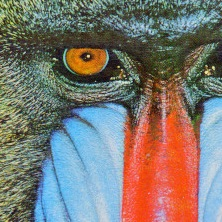
#> input picture FinalVersionProject/testedImages/crop.jpg, 222 x 222 px, found by its file name
$ python ColorQuantization.py   (Python 2 division)   (older library calls are emulated)
#> lines starting #> are read from the running program, lines starting #| are printed output that depends on the picture
from pylab import imread,imshow,figure,show,subplot
import random
import scipy
from PIL import Image
from numpy import reshape
import numpy as np
import math
import matplotlib.pyplot as plt
from scipy.cluster.vq import kmeans,vq, kmeans2

img = imread('C:/Users/katia/PycharmProjects/FinalVersionProject/testedImages/crop.jpg')
#> img is the input picture: shape (222, 222, 3); mean R, G, B 125.2, 119.4, 112.4

Outfile=open('C:/Users/katia/PycharmProjects/FinalVersionProject/csvDataset/completeDataset.txt', 'w')
Outfile1=open('C:/Users/katia/PycharmProjects/FinalVersionProject/csvDataset/classiColore.txt', 'w')

n_clusters = 5


def recreate_image(codebook, labels, w, h):
    """Recreate the (compressed) image from the code book & labels"""
    d = codebook.shape[1]
    image = np.zeros((w, h, d))
    label_idx = 0
    for i in range(w):
        for j in range(h):
            image[i][j] = codebook[labels[label_idx]]
            label_idx += 1
    return image

image = np.array(img, dtype=np.float64) / 255

# Load Image and transform to a 2D numpy array.
w, h, d = original_shape = tuple(image.shape)
#> w = 222; h = 222; d = 3; original_shape = (222, 222, 3)
assert d == 3
image_array = np.reshape(image, (w * h, d))


# reshaping the pixels matrix
pixel = reshape(img,(img.shape[0]*img.shape[1],3))

# performing the clustering
centroids,_ = kmeans2(image_array.astype("float"),n_clusters)
#> centroids = [[0.543, 0.749, 0.884], [0.648, 0.669, 0.618], [0.249, 0.256, 0.199], [0.43, 0.49, 0.443], [0.878, 0.365, 0.218]]

# quantization
qnt,_ = vq(image_array,centroids)


compressedImg = recreate_image(centroids, qnt, w, h)
#> after the loop in recreate_image, `for i in range(w):`:
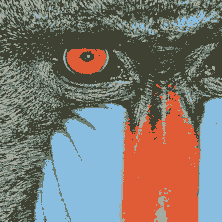
#> image: shape (222, 222, 3) float64; mean of channels 0, 1, 2 0.494, 0.473, 0.446; drawn as R, G, B
#> after the loop in recreate_image, `for i in range(w):`: label_idx = 49284
#plotClustered = np.reshape(compressedImg,(w*h,d))
rescaled = (255.0 / compressedImg.max() * (compressedImg - compressedImg.min())).astype(np.uint8)
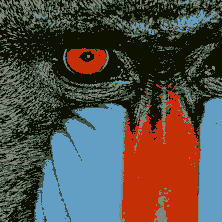
#> rescaled: shape (222, 222, 3); mean of channels 0, 1, 2 84.8, 78.3, 70.9; drawn as R, G, B
test = Image.fromarray(rescaled)
#test.save("baboon.jpeg")
pixel1 = reshape(test,(img.shape[0]*img.shape[1],3))


#scrittura su txt/csv
id = 0
cluster = 0

fullList = list()

for j in pixel:
    list1 = list()
    list1 = [j[0], j[1], j[2], qnt[cluster]]
    fullList.append(list1)
    cluster = cluster+1
#> this loop made 49284 passes
#> list1 on passes 1 to 3: [61, 80, 25, 2], [115, 133, 83, 3], [191, 206, 165, 1]
#> after the loop, cluster = 49284; fullList = 49284 items

randomize = reshape(fullList,(img.shape[0]*img.shape[1],4))

#random.shuffle(randomize)
for i in randomize:
#> (the run stopped early here; a loop or call above may not have finished)

$ run again, with FinalVersionProject/testedImages/4.2.03.jpg copied over FinalVersionProject/testedImages/crop.jpg
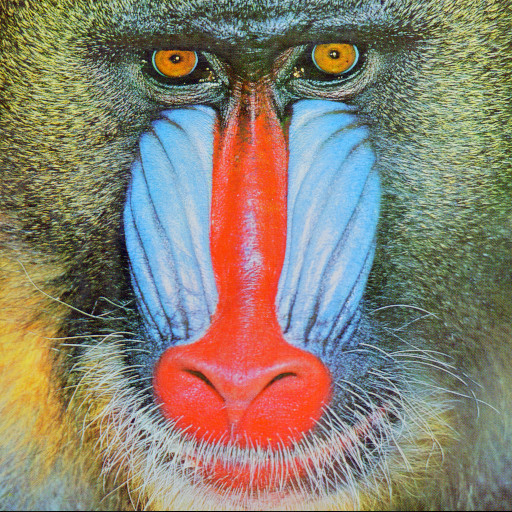
#> input picture FinalVersionProject/testedImages/4.2.03.jpg, 512 x 512 px, found by its file name
#> img is the input picture: shape (512, 512, 3); mean R, G, B 137.4, 128.9, 113.1
#> centroids = [[0.607, 0.742, 0.827], [0.661, 0.623, 0.429], [0.318, 0.328, 0.252], [0.437, 0.541, 0.557], [0.9, 0.342, 0.227]]
#> after the loop in recreate_image, `for i in range(w):`:
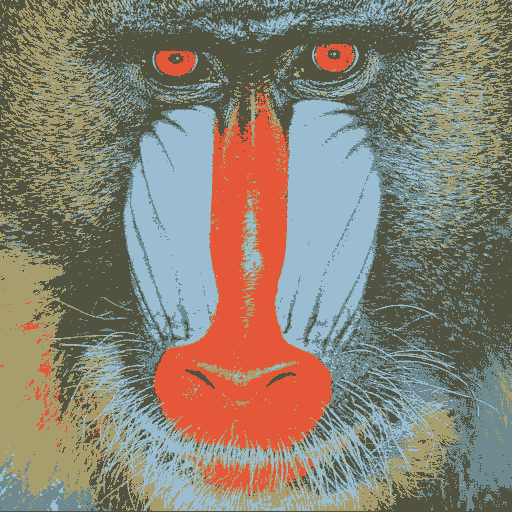
#> image: shape (512, 512, 3) float64; mean of channels 0, 1, 2 0.537, 0.51, 0.454; drawn as R, G, B
#> after the loop in recreate_image, `for i in range(w):`: label_idx = 262144
#> `rescaled = (255.0 / compressedImg.max() * (compressedImg - compressedI..`:
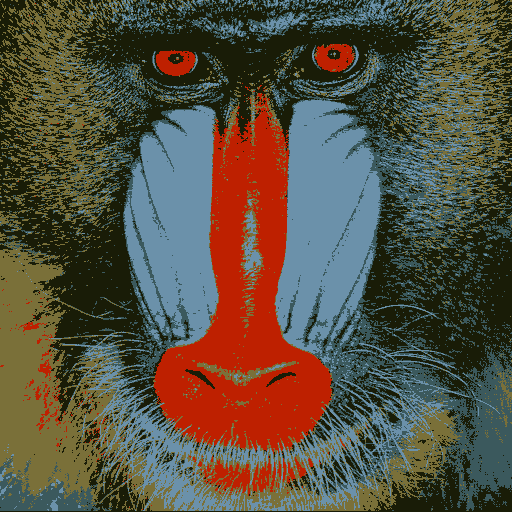
#> rescaled: shape (512, 512, 3); mean of channels 0, 1, 2 87.1, 79.7, 64.2; drawn as R, G, B
#> the loop `for j in pixel:` made 262144 passes
#> list1 on passes 1 to 3: [172, 149, 81, 1], [69, 52, 42, 2], [75, 40, 18, 2]
#> after the loop `for j in pixel:`: fullList = 262144 items
